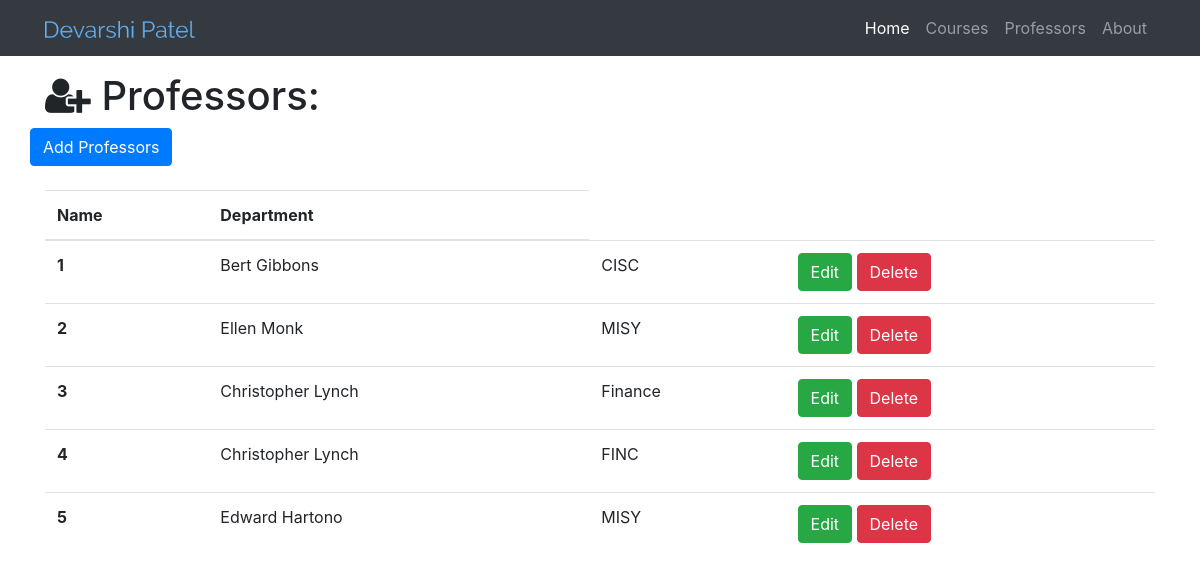
/professors, run on an earlier commit of the app's database.
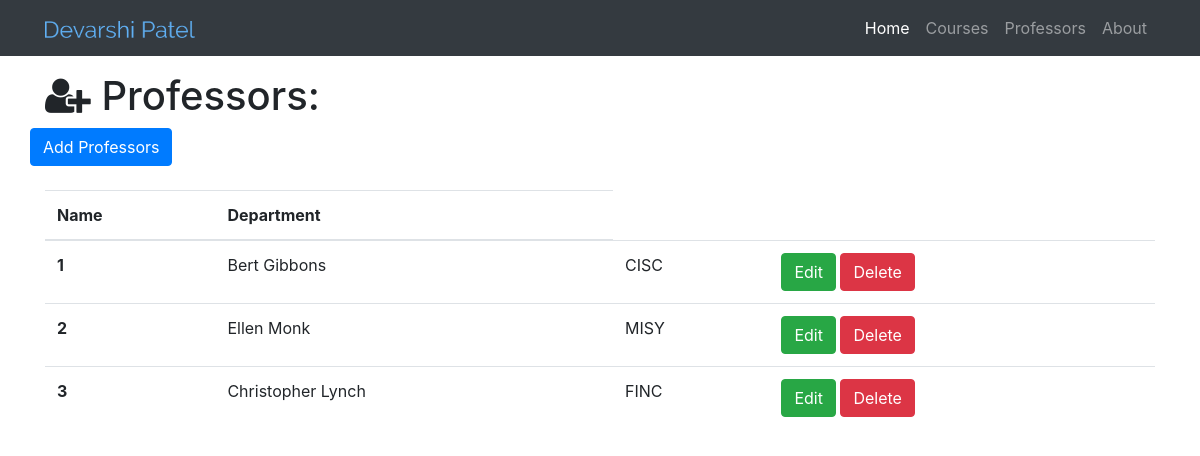
And on a later commit of the database.
### myresume.py (models this page shows)
class Professor(db.Model):
    __tablename__ = 'professors'
    id = db.Column(db.Integer, primary_key=True)
    name = db.Column(db.String(64))
    department = db.Column(db.Text)
    courses = db.relationship('Course', backref='professor', cascade="delete")

### myresume.py (the view)
@app.route('/professors')
def show_all_professors():
    professors = Professor.query.all()
    return render_template('professor-all.html', professors=professors)

### templates/professor-all.html (shortened to what this page needs)
<!DOCTYPE html>
{% extends "home.html"%}
{% block page_content%}
  <div class="container">
    <br><h1 class="mt-5"><i class="fa fa-user-plus" aria-hidden="true"></i> Professors:</h1>
    <div class="row bottom-margin">
      <a href="/professor/add" class="btn btn-primary" role="button" aria-disabled="true"> Add Professors</a>
    </div>
    {% if professors %}
      <table class="table">
        <br><thead>
          <tr>
            <th>Name</th>
            <th>Department</th>
          </tr>
        </thead>
        <tbody>
          {% for professor in professors %}
          <tr>
              <th scope="row">{{professor.id}}</th>
              <td>{{professor.name}}</td>
              <td>{{professor.department}}</td>
              <td>
                <a href="/professor/edit/{{professor.id}}" class="btn btn-success" role="button" aria-disabled="true">Edit</a>
                <a href="/professor/delete/{{professor.id}}" class="btn btn-danger" role="button">Delete</a>
              </td>
          </tr>
          {% endfor%}
        </tbody>
      </table>
    {% else %}
      <h3>No professors yet.</h3>
    {% endif %}
  </div>
{% endblock%}

### templates/home.html (shortened to what this page needs)
<!DOCTYPE html>
<html>
  <head>
    {% block head %}
    <link rel="stylesheet" href="https://maxcdn.bootstrapcdn.com/bootstrap/4.0.0-beta.2/css/bootstrap.min.css">
    <link rel="stylesheet" href="https://maxcdn.bootstrapcdn.com/font-awesome/4.7.0/css/font-awesome.min.css">
    {% endblock%}
  </head>
  <body>
    <nav class="navbar navbar-expand-lg navbar-dark bg-dark fixed-top">
      <div class="container">
        <a class="navbar-brand" href="/">
           <img src="{{ url_for('static', filename='img/my-name.png') }}"
            alt="My-Name" width="150">
         </a>
        <div class="collapse navbar-collapse" id="navbarResponsive">
          <ul class="navbar-nav ml-auto">
            <li class="nav-item active">
              <a class="nav-link" href="/">Home
               </a>
            </li>
            <li class="nav-item">
              <a class="nav-link" href="/courses">Courses</a>
            </li>
            <li class="nav-item">
              <a class="nav-link" href="/professors">Professors</a>
            </li>
            <li class="nav-item">
              <a class="nav-link" href="/about">About</a>
            </li>
          </ul>
        </div>
      </div>
    </nav>
    {% block page_content%}
    {% endblock%}
  </body>
</html>

What changed in the data, as far as the page shows it:
removed Professor: id "4", name "Christopher Lynch", department "FINC"
removed Professor: id "5", name "Edward Hartono", department "MISY"
changed Professor "Christopher Lynch": department "Finance" → "FINC"
